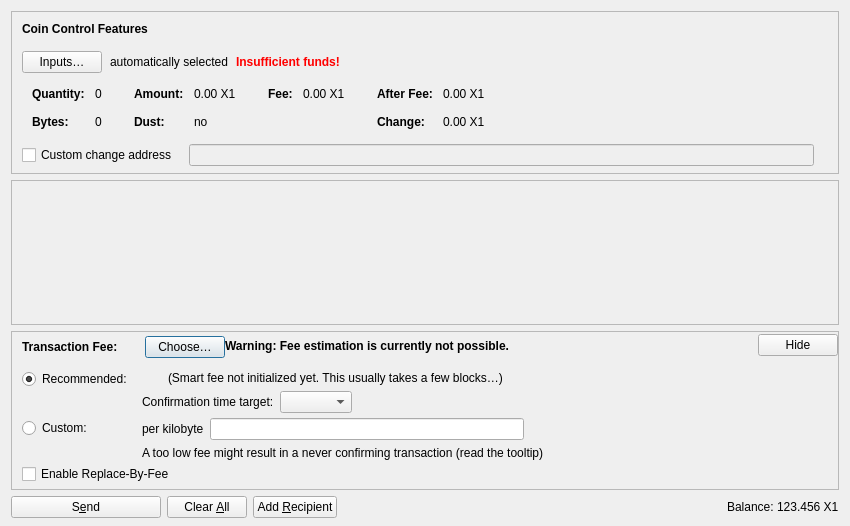
<?xml version="1.0" encoding="UTF-8"?>
<ui version="4.0">
 <class>SendCoinsDialog</class>
 <widget class="QDialog" name="SendCoinsDialog">
  <property name="geometry">
   <rect>
    <x>0</x>
    <y>0</y>
    <width>850</width>
    <height>526</height>
   </rect>
  </property>
  <property name="windowTitle">
   <string>Send Coins</string>
  </property>
  <layout class="QVBoxLayout" name="verticalLayout" stretch="0,1,0,0">
   <property name="bottomMargin">
    <number>8</number>
   </property>
   <item>
    <widget class="QFrame" name="frameCoinControl">
     <property name="sizePolicy">
      <sizepolicy hsizetype="Expanding" vsizetype="Expanding">
       <horstretch>0</horstretch>
       <verstretch>0</verstretch>
      </sizepolicy>
     </property>
     <property name="maximumSize">
      <size>
       <width>16777215</width>
       <height>16777215</height>
      </size>
     </property>
     <property name="frameShape">
      <enum>QFrame::StyledPanel</enum>
     </property>
     <property name="frameShadow">
      <enum>QFrame::Sunken</enum>
     </property>
     <layout class="QVBoxLayout" name="verticalLayoutCoinControl2">
      <property name="spacing">
       <number>0</number>
      </property>
      <property name="leftMargin">
       <number>0</number>
      </property>
      <property name="topMargin">
       <number>0</number>
      </property>
      <property name="rightMargin">
       <number>0</number>
      </property>
      <property name="bottomMargin">
       <number>6</number>
      </property>
      <item>
       <layout class="QVBoxLayout" name="verticalLayoutCoinControl" stretch="0,0,0,0,1">
        <property name="spacing">
         <number>0</number>
        </property>
        <property name="leftMargin">
         <number>10</number>
        </property>
        <property name="topMargin">
         <number>10</number>
        </property>
        <item>
         <layout class="QHBoxLayout" name="horizontalLayoutCoinControl1">
          <property name="bottomMargin">
           <number>15</number>
          </property>
          <item>
           <widget class="QLabel" name="labelCoinControlFeatures">
            <property name="sizePolicy">
             <sizepolicy hsizetype="Preferred" vsizetype="Maximum">
              <horstretch>0</horstretch>
              <verstretch>0</verstretch>
             </sizepolicy>
            </property>
            <property name="font">
             <font>
              <weight>75</weight>
              <bold>true</bold>
             </font>
            </property>
            <property name="styleSheet">
             <string notr="true">font-weight:bold;</string>
            </property>
            <property name="text">
             <string>Coin Control Features</string>
            </property>
           </widget>
          </item>
         </layout>
        </item>
        <item>
         <layout class="QHBoxLayout" name="horizontalLayoutCoinControl2" stretch="0,0,0,0">
          <property name="spacing">
           <number>8</number>
          </property>
          <property name="bottomMargin">
           <number>10</number>
          </property>
          <item>
           <widget class="QPushButton" name="pushButtonCoinControl">
            <property name="styleSheet">
             <string notr="true"/>
            </property>
            <property name="text">
             <string>Inputs…</string>
            </property>
            <property name="autoDefault">
             <bool>false</bool>
            </property>
           </widget>
          </item>
          <item>
           <widget class="QLabel" name="labelCoinControlAutomaticallySelected">
            <property name="text">
             <string>automatically selected</string>
            </property>
            <property name="margin">
             <number>5</number>
            </property>
           </widget>
          </item>
          <item>
           <widget class="QLabel" name="labelCoinControlInsuffFunds">
            <property name="font">
             <font>
              <weight>75</weight>
              <bold>true</bold>
             </font>
            </property>
            <property name="styleSheet">
             <string notr="true">color:red;font-weight:bold;</string>
            </property>
            <property name="text">
             <string>Insufficient funds!</string>
            </property>
            <property name="margin">
             <number>5</number>
            </property>
           </widget>
          </item>
          <item>
           <spacer name="horizontalSpacerCoinControl">
            <property name="orientation">
             <enum>Qt::Horizontal</enum>
            </property>
            <property name="sizeHint" stdset="0">
             <size>
              <width>40</width>
              <height>1</height>
             </size>
            </property>
           </spacer>
          </item>
         </layout>
        </item>
        <item>
         <widget class="QWidget" name="widgetCoinControl" native="true">
          <property name="sizePolicy">
           <sizepolicy hsizetype="Preferred" vsizetype="Preferred">
            <horstretch>0</horstretch>
            <verstretch>0</verstretch>
           </sizepolicy>
          </property>
          <property name="minimumSize">
           <size>
            <width>0</width>
            <height>0</height>
           </size>
          </property>
          <property name="styleSheet">
           <string notr="true"/>
          </property>
          <layout class="QHBoxLayout" name="horizontalLayoutCoinControl5">
           <property name="leftMargin">
            <number>0</number>
           </property>
           <property name="topMargin">
            <number>0</number>
           </property>
           <property name="rightMargin">
            <number>0</number>
           </property>
           <property name="bottomMargin">
            <number>0</number>
           </property>
           <item>
            <layout class="QHBoxLayout" name="horizontalLayoutCoinControl3" stretch="0,0,0,1">
             <property name="spacing">
              <number>20</number>
             </property>
             <property name="topMargin">
              <number>0</number>
             </property>
             <property name="bottomMargin">
              <number>10</number>
             </property>
             <item>
              <layout class="QFormLayout" name="formLayoutCoinControl1">
               <property name="horizontalSpacing">
                <number>10</number>
               </property>
               <property name="verticalSpacing">
                <number>14</number>
               </property>
               <property name="leftMargin">
                <number>10</number>
               </property>
               <property name="topMargin">
                <number>4</number>
               </property>
               <property name="rightMargin">
                <number>6</number>
               </property>
               <item row="0" column="0">
                <widget class="QLabel" name="labelCoinControlQuantityText">
                 <property name="font">
                  <font>
                   <weight>75</weight>
                   <bold>true</bold>
                  </font>
                 </property>
                 <property name="text">
                  <string>Quantity:</string>
                 </property>
                 <property name="margin">
                  <number>0</number>
                 </property>
                </widget>
               </item>
               <item row="0" column="1">
                <widget class="QLabel" name="labelCoinControlQuantity">
                 <property name="cursor">
                  <cursorShape>IBeamCursor</cursorShape>
                 </property>
                 <property name="contextMenuPolicy">
                  <enum>Qt::ActionsContextMenu</enum>
                 </property>
                 <property name="text">
                  <string notr="true">0</string>
                 </property>
                 <property name="margin">
                  <number>0</number>
                 </property>
                 <property name="textInteractionFlags">
                  <set>Qt::LinksAccessibleByMouse|Qt::TextSelectableByKeyboard|Qt::TextSelectableByMouse</set>
                 </property>
                </widget>
               </item>
               <item row="1" column="0">
                <widget class="QLabel" name="labelCoinControlBytesText">
                 <property name="font">
                  <font>
                   <weight>75</weight>
                   <bold>true</bold>
                  </font>
                 </property>
                 <property name="text">
                  <string>Bytes:</string>
                 </property>
                </widget>
               </item>
               <item row="1" column="1">
                <widget class="QLabel" name="labelCoinControlBytes">
                 <property name="cursor">
                  <cursorShape>IBeamCursor</cursorShape>
                 </property>
                 <property name="contextMenuPolicy">
                  <enum>Qt::ActionsContextMenu</enum>
                 </property>
                 <property name="text">
                  <string notr="true">0</string>
                 </property>
                 <property name="textInteractionFlags">
                  <set>Qt::LinksAccessibleByMouse|Qt::TextSelectableByKeyboard|Qt::TextSelectableByMouse</set>
                 </property>
                </widget>
               </item>
              </layout>
             </item>
             <item>
              <layout class="QFormLayout" name="formLayoutCoinControl2">
               <property name="horizontalSpacing">
                <number>10</number>
               </property>
               <property name="verticalSpacing">
                <number>14</number>
               </property>
               <property name="leftMargin">
                <number>6</number>
               </property>
               <property name="topMargin">
                <number>4</number>
               </property>
               <property name="rightMargin">
                <number>6</number>
               </property>
               <item row="0" column="0">
                <widget class="QLabel" name="labelCoinControlAmountText">
                 <property name="font">
                  <font>
                   <weight>75</weight>
                   <bold>true</bold>
                  </font>
                 </property>
                 <property name="text">
                  <string>Amount:</string>
                 </property>
                 <property name="margin">
                  <number>0</number>
                 </property>
                </widget>
               </item>
               <item row="0" column="1">
                <widget class="QLabel" name="labelCoinControlAmount">
                 <property name="cursor">
                  <cursorShape>IBeamCursor</cursorShape>
                 </property>
                 <property name="contextMenuPolicy">
                  <enum>Qt::ActionsContextMenu</enum>
                 </property>
                 <property name="text">
                  <string notr="true">0.00 X1</string>
                 </property>
                 <property name="textInteractionFlags">
                  <set>Qt::LinksAccessibleByMouse|Qt::TextSelectableByKeyboard|Qt::TextSelectableByMouse</set>
                 </property>
                </widget>
               </item>
               <item row="1" column="0">
                <widget class="QLabel" name="labelCoinControlLowOutputText">
                 <property name="font">
                  <font>
                   <weight>75</weight>
                   <bold>true</bold>
                  </font>
                 </property>
                 <property name="text">
                  <string>Dust:</string>
                 </property>
                </widget>
               </item>
               <item row="1" column="1">
                <widget class="QLabel" name="labelCoinControlLowOutput">
                 <property name="cursor">
                  <cursorShape>IBeamCursor</cursorShape>
                 </property>
                 <property name="contextMenuPolicy">
                  <enum>Qt::ActionsContextMenu</enum>
                 </property>
                 <property name="text">
                  <string notr="true">no</string>
                 </property>
                 <property name="textInteractionFlags">
                  <set>Qt::LinksAccessibleByMouse|Qt::TextSelectableByKeyboard|Qt::TextSelectableByMouse</set>
                 </property>
                </widget>
               </item>
              </layout>
             </item>
             <item>
              <layout class="QFormLayout" name="formLayoutCoinControl3">
               <property name="horizontalSpacing">
                <number>10</number>
               </property>
               <property name="verticalSpacing">
                <number>14</number>
               </property>
               <property name="leftMargin">
                <number>6</number>
               </property>
               <property name="topMargin">
                <number>4</number>
               </property>
               <property name="rightMargin">
                <number>6</number>
               </property>
               <item row="0" column="0">
                <widget class="QLabel" name="labelCoinControlFeeText">
                 <property name="font">
                  <font>
                   <weight>75</weight>
                   <bold>true</bold>
                  </font>
                 </property>
                 <property name="text">
                  <string>Fee:</string>
                 </property>
                 <property name="margin">
                  <number>0</number>
                 </property>
                </widget>
               </item>
               <item row="0" column="1">
                <widget class="QLabel" name="labelCoinControlFee">
                 <property name="cursor">
                  <cursorShape>IBeamCursor</cursorShape>
                 </property>
                 <property name="contextMenuPolicy">
                  <enum>Qt::ActionsContextMenu</enum>
                 </property>
                 <property name="text">
                  <string notr="true">0.00 X1</string>
                 </property>
                 <property name="textInteractionFlags">
                  <set>Qt::LinksAccessibleByMouse|Qt::TextSelectableByKeyboard|Qt::TextSelectableByMouse</set>
                 </property>
                </widget>
               </item>
              </layout>
             </item>
             <item>
              <layout class="QFormLayout" name="formLayoutCoinControl4">
               <property name="horizontalSpacing">
                <number>10</number>
               </property>
               <property name="verticalSpacing">
                <number>14</number>
               </property>
               <property name="leftMargin">
                <number>6</number>
               </property>
               <property name="topMargin">
                <number>4</number>
               </property>
               <property name="rightMargin">
                <number>6</number>
               </property>
               <item row="0" column="0">
                <widget class="QLabel" name="labelCoinControlAfterFeeText">
                 <property name="font">
                  <font>
                   <weight>75</weight>
                   <bold>true</bold>
                  </font>
                 </property>
                 <property name="text">
                  <string>After Fee:</string>
                 </property>
                 <property name="margin">
                  <number>0</number>
                 </property>
                </widget>
               </item>
               <item row="0" column="1">
                <widget class="QLabel" name="labelCoinControlAfterFee">
                 <property name="cursor">
                  <cursorShape>IBeamCursor</cursorShape>
                 </property>
                 <property name="contextMenuPolicy">
                  <enum>Qt::ActionsContextMenu</enum>
                 </property>
                 <property name="text">
                  <string notr="true">0.00 X1</string>
                 </property>
                 <property name="textInteractionFlags">
                  <set>Qt::LinksAccessibleByMouse|Qt::TextSelectableByKeyboard|Qt::TextSelectableByMouse</set>
                 </property>
                </widget>
               </item>
               <item row="1" column="0">
                <widget class="QLabel" name="labelCoinControlChangeText">
                 <property name="font">
                  <font>
                   <weight>75</weight>
                   <bold>true</bold>
                  </font>
                 </property>
                 <property name="text">
                  <string>Change:</string>
                 </property>
                </widget>
               </item>
               <item row="1" column="1">
                <widget class="QLabel" name="labelCoinControlChange">
                 <property name="cursor">
                  <cursorShape>IBeamCursor</cursorShape>
                 </property>
                 <property name="contextMenuPolicy">
                  <enum>Qt::ActionsContextMenu</enum>
                 </property>
                 <property name="text">
                  <string notr="true">0.00 X1</string>
                 </property>
                 <property name="textInteractionFlags">
                  <set>Qt::LinksAccessibleByMouse|Qt::TextSelectableByKeyboard|Qt::TextSelectableByMouse</set>
                 </property>
                </widget>
               </item>
              </layout>
             </item>
            </layout>
           </item>
          </layout>
         </widget>
        </item>
        <item>
         <layout class="QHBoxLayout" name="horizontalLayoutCoinControl4" stretch="0,0,0">
          <property name="spacing">
           <number>12</number>
          </property>
          <property name="sizeConstraint">
           <enum>QLayout::SetDefaultConstraint</enum>
          </property>
          <property name="topMargin">
           <number>5</number>
          </property>
          <property name="rightMargin">
           <number>5</number>
          </property>
          <item>
           <widget class="QCheckBox" name="checkBoxCoinControlChange">
            <property name="toolTip">
             <string>If this is activated, but the change address is empty or invalid, change will be sent to a newly generated address.</string>
            </property>
            <property name="text">
             <string>Custom change address</string>
            </property>
           </widget>
          </item>
          <item>
           <widget class="QValidatedLineEdit" name="lineEditCoinControlChange">
            <property name="enabled">
             <bool>false</bool>
            </property>
            <property name="sizePolicy">
             <sizepolicy hsizetype="Expanding" vsizetype="Fixed">
              <horstretch>0</horstretch>
              <verstretch>0</verstretch>
             </sizepolicy>
            </property>
           </widget>
          </item>
          <item>
           <widget class="QLabel" name="labelCoinControlChangeLabel">
            <property name="sizePolicy">
             <sizepolicy hsizetype="Preferred" vsizetype="Expanding">
              <horstretch>0</horstretch>
              <verstretch>0</verstretch>
             </sizepolicy>
            </property>
            <property name="minimumSize">
             <size>
              <width>0</width>
              <height>0</height>
             </size>
            </property>
            <property name="text">
             <string/>
            </property>
            <property name="margin">
             <number>3</number>
            </property>
           </widget>
          </item>
         </layout>
        </item>
        <item>
         <spacer name="verticalSpacerCoinControl">
          <property name="orientation">
           <enum>Qt::Vertical</enum>
          </property>
          <property name="sizeHint" stdset="0">
           <size>
            <width>800</width>
            <height>1</height>
           </size>
          </property>
         </spacer>
        </item>
       </layout>
      </item>
     </layout>
    </widget>
   </item>
   <item>
    <widget class="QScrollArea" name="scrollArea">
     <property name="widgetResizable">
      <bool>true</bool>
     </property>
     <widget class="QWidget" name="scrollAreaWidgetContents">
      <property name="geometry">
       <rect>
        <x>0</x>
        <y>0</y>
        <width>830</width>
        <height>104</height>
       </rect>
      </property>
      <layout class="QVBoxLayout" name="verticalLayout_2" stretch="0,1">
       <property name="leftMargin">
        <number>0</number>
       </property>
       <property name="topMargin">
        <number>0</number>
       </property>
       <property name="rightMargin">
        <number>0</number>
       </property>
       <property name="bottomMargin">
        <number>0</number>
       </property>
       <item>
        <layout class="QVBoxLayout" name="entries">
         <property name="spacing">
          <number>6</number>
         </property>
        </layout>
       </item>
       <item>
        <spacer name="verticalSpacer">
         <property name="orientation">
          <enum>Qt::Vertical</enum>
         </property>
         <property name="sizeHint" stdset="0">
          <size>
           <width>20</width>
           <height>40</height>
          </size>
         </property>
        </spacer>
       </item>
      </layout>
     </widget>
    </widget>
   </item>
   <item>
    <widget class="QFrame" name="frameFee">
     <property name="sizePolicy">
      <sizepolicy hsizetype="Expanding" vsizetype="Expanding">
       <horstretch>0</horstretch>
       <verstretch>0</verstretch>
      </sizepolicy>
     </property>
     <property name="maximumSize">
      <size>
       <width>16777215</width>
       <height>16777215</height>
      </size>
     </property>
     <property name="frameShape">
      <enum>QFrame::StyledPanel</enum>
     </property>
     <property name="frameShadow">
      <enum>QFrame::Sunken</enum>
     </property>
     <layout class="QVBoxLayout" name="verticalLayoutFee1">
      <property name="spacing">
       <number>0</number>
      </property>
      <property name="leftMargin">
       <number>0</number>
      </property>
      <property name="topMargin">
       <number>0</number>
      </property>
      <property name="rightMargin">
       <number>0</number>
      </property>
      <property name="bottomMargin">
       <number>0</number>
      </property>
      <item>
       <layout class="QVBoxLayout" name="verticalLayoutFee2" stretch="0,0,0">
        <property name="spacing">
         <number>0</number>
        </property>
        <property name="leftMargin">
         <number>10</number>
        </property>
        <property name="topMargin">
         <number>0</number>
        </property>
        <item>
         <layout class="QHBoxLayout" name="horizontalLayoutFee1">
          <property name="bottomMargin">
           <number>0</number>
          </property>
          <item>
           <layout class="QVBoxLayout" name="verticalLayoutFee7">
            <property name="spacing">
             <number>0</number>
            </property>
            <item>
             <spacer name="verticalSpacerSmartFee">
              <property name="orientation">
               <enum>Qt::Vertical</enum>
              </property>
              <property name="sizeType">
               <enum>QSizePolicy::Fixed</enum>
              </property>
              <property name="sizeHint" stdset="0">
               <size>
                <width>1</width>
                <height>4</height>
               </size>
              </property>
             </spacer>
            </item>
            <item>
             <layout class="QHBoxLayout" name="horizontalLayoutSmartFee">
              <property name="spacing">
               <number>10</number>
              </property>
              <item>
               <widget class="QLabel" name="labelFeeHeadline">
                <property name="sizePolicy">
                 <sizepolicy hsizetype="Preferred" vsizetype="Maximum">
                  <horstretch>0</horstretch>
                  <verstretch>0</verstretch>
                 </sizepolicy>
                </property>
                <property name="font">
                 <font>
                  <weight>75</weight>
                  <bold>true</bold>
                 </font>
                </property>
                <property name="styleSheet">
                 <string notr="true">font-weight:bold;</string>
                </property>
                <property name="text">
                 <string>Transaction Fee:</string>
                </property>
               </widget>
              </item>
              <item>
               <widget class="QLabel" name="labelFeeMinimized">
                <property name="text">
                 <string/>
                </property>
               </widget>
              </item>
              <item>
               <widget class="QPushButton" name="buttonChooseFee">
                <property name="text">
                 <string>Choose…</string>
                </property>
               </widget>
              </item>
             </layout>
            </item>
            <item>
             <spacer name="verticalSpacer_5">
              <property name="orientation">
               <enum>Qt::Vertical</enum>
              </property>
              <property name="sizeHint" stdset="0">
               <size>
                <width>1</width>
                <height>1</height>
               </size>
              </property>
             </spacer>
            </item>
           </layout>
          </item>
          <item>
           <widget class="QLabel" name="fallbackFeeWarningLabel">
            <property name="toolTip">
             <string>Using the fallbackfee can result in sending a transaction that will take several hours or days (or never) to confirm. Consider choosing your fee manually or wait until you have validated the complete chain.</string>
            </property>
            <property name="font">
            <font>
                <weight>75</weight>
                <bold>true</bold>
            </font>
            </property>
            <property name="text">
             <string>Warning: Fee estimation is currently not possible.</string>
            </property>
            <property name="wordWrap">
             <bool>false</bool>
            </property>
           </widget>
          </item>
          <item>
           <spacer name="horizontalSpacer_4">
            <property name="orientation">
             <enum>Qt::Horizontal</enum>
            </property>
            <property name="sizeType">
             <enum>QSizePolicy::MinimumExpanding</enum>
            </property>
            <property name="sizeHint" stdset="0">
             <size>
              <width>40</width>
              <height>20</height>
             </size>
            </property>
           </spacer>
          </item>
          <item>
           <widget class="QPushButton" name="buttonMinimizeFee">
            <property name="toolTip">
             <string>Hide transaction fee settings</string>
            </property>
            <property name="text">
             <string>Hide</string>
            </property>
           </widget>
          </item>
         </layout>
        </item>
        <item>
         <widget class="QFrame" name="frameFeeSelection">
          <layout class="QVBoxLayout" name="verticalLayoutFee12">
           <property name="spacing">
            <number>0</number>
           </property>
           <property name="leftMargin">
            <number>0</number>
           </property>
           <property name="topMargin">
            <number>0</number>
           </property>
           <property name="rightMargin">
            <number>0</number>
           </property>
           <property name="bottomMargin">
            <number>0</number>
           </property>
           <item>
            <layout class="QGridLayout" name="gridLayoutFee">
             <property name="topMargin">
              <number>10</number>
             </property>
             <property name="bottomMargin">
              <number>4</number>
             </property>
             <property name="horizontalSpacing">
              <number>10</number>
             </property>
             <property name="verticalSpacing">
              <number>4</number>
             </property>
             <item row="1" column="1">
              <layout class="QVBoxLayout" name="verticalLayoutFee8">
               <property name="spacing">
                <number>6</number>
               </property>
               <item>
                <layout class="QHBoxLayout" name="horizontalLayoutFee13">
                 <item>
                  <widget class="QLabel" name="labelCustomPerKilobyte">
                   <property name="toolTip">
                    <string>Specify a custom fee per kB (1,000 bytes) of the transaction's virtual size.

Note:  Since the fee is calculated on a per-byte basis, a fee rate of "100 satoshis per kvB" for a transaction size of 500 virtual bytes (half of 1 kvB) would ultimately yield a fee of only 50 satoshis.</string>
                   </property>
                   <property name="text">
                    <string>per kilobyte</string>
                   </property>
                  </widget>
                 </item>
                 <item>
                  <widget class="X1coinAmountField" name="customFee"/>
                 </item>
                 <item>
                  <spacer name="horizontalSpacer_6">
                   <property name="orientation">
                    <enum>Qt::Horizontal</enum>
                   </property>
                   <property name="sizeHint" stdset="0">
                    <size>
                     <width>1</width>
                     <height>1</height>
                    </size>
                   </property>
                  </spacer>
                 </item>
                </layout>
               </item>
               <item>
                <layout class="QHBoxLayout" name="horizontalLayoutFee8">
                 <item>
                  <widget class="QLabel" name="labelCustomFeeWarning">
                   <property name="enabled">
                    <bool>true</bool>
                   </property>
                   <property name="toolTip">
                    <string>When there is less transaction volume than space in the blocks, miners as well as relaying nodes may enforce a minimum fee. Paying only this minimum fee is just fine, but be aware that this can result in a never confirming transaction once there is more demand for x1coin transactions than the network can process.</string>
                   </property>
                   <property name="text">
                    <string>A too low fee might result in a never confirming transaction (read the tooltip)</string>
                   </property>
                  </widget>
                 </item>
                 <item>
                  <spacer name="horizontalSpacer_2">
                   <property name="orientation">
                    <enum>Qt::Horizontal</enum>
                   </property>
                   <property name="sizeHint" stdset="0">
                    <size>
                     <width>1</width>
                     <height>1</height>
                    </size>
                   </property>
                  </spacer>
                 </item>
                </layout>
               </item>
              </layout>
             </item>
             <item row="0" column="0">
              <layout class="QVBoxLayout" name="verticalLayoutFee4" stretch="0,1">
               <item>
                <widget class="QRadioButton" name="radioSmartFee">
                 <property name="text">
                  <string>Recommended:</string>
                 </property>
                 <property name="checked">
                  <bool>true</bool>
                 </property>
                 <attribute name="buttonGroup">
                  <string notr="true">groupFee</string>
                 </attribute>
                </widget>
               </item>
               <item>
                <spacer name="verticalSpacer_2">
                 <property name="orientation">
                  <enum>Qt::Vertical</enum>
                 </property>
                 <property name="sizeHint" stdset="0">
                  <size>
                   <width>1</width>
                   <height>1</height>
                  </size>
                 </property>
                </spacer>
               </item>
              </layout>
             </item>
             <item row="1" column="0">
              <layout class="QVBoxLayout" name="verticalLayoutFee9" stretch="0,1">
               <item>
                <widget class="QRadioButton" name="radioCustomFee">
                 <property name="text">
                  <string>Custom:</string>
                 </property>
                 <attribute name="buttonGroup">
                  <string notr="true">groupFee</string>
                 </attribute>
                </widget>
               </item>
               <item>
                <spacer name="verticalSpacer_6">
                 <property name="orientation">
                  <enum>Qt::Vertical</enum>
                 </property>
                 <property name="sizeHint" stdset="0">
                  <size>
                   <width>1</width>
                   <height>1</height>
                  </size>
                 </property>
                </spacer>
               </item>
              </layout>
             </item>
             <item row="0" column="1">
              <layout class="QVBoxLayout" name="verticalLayoutFee3" stretch="0,0,1">
               <property name="spacing">
                <number>6</number>
               </property>
               <property name="topMargin">
                <number>2</number>
               </property>
               <item>
                <layout class="QHBoxLayout" name="horizontalLayoutFee12">
                 <item>
                  <widget class="QLabel" name="labelSmartFee">
                   <property name="text">
                    <string/>
                   </property>
                  </widget>
                 </item>
                 <item>
                  <widget class="QLabel" name="labelFeeEstimation">
                   <property name="text">
                    <string/>
                   </property>
                  </widget>
                 </item>
                 <item>
                  <widget class="QLabel" name="labelSmartFee2">
                   <property name="text">
                    <string>(Smart fee not initialized yet. This usually takes a few blocks…)</string>
                   </property>
                  </widget>
                 </item>
                 <item>
                  <spacer name="horizontalSpacer_5">
                   <property name="orientation">
                    <enum>Qt::Horizontal</enum>
                   </property>
                   <property name="sizeHint" stdset="0">
                    <size>
                     <width>1</width>
                     <height>1</height>
                    </size>
                   </property>
                  </spacer>
                 </item>
                </layout>
               </item>
               <item>
                <layout class="QHBoxLayout" name="horizontalLayoutFee9">
                 <item>
                  <layout class="QVBoxLayout" name="verticalLayoutFee6">
                   <item>
                    <widget class="QLabel" name="labelSmartFee3">
                     <property name="text">
                      <string>Confirmation time target:</string>
                     </property>
                    </widget>
                   </item>
                  </layout>
                 </item>
                 <item>
                  <layout class="QVBoxLayout" name="verticalLayoutFee5">
                   <property name="rightMargin">
                    <number>30</number>
                   </property>
                   <item>
                    <layout class="QHBoxLayout" name="horizontalLayoutConfTarget">
                     <property name="bottomMargin">
                      <number>0</number>
                     </property>
                     <item>
                      <widget class="QComboBox" name="confTargetSelector"/>
                     </item>
                     <item>
                      <spacer name="horizontalSpacerConfTarget">
                       <property name="orientation">
                        <enum>Qt::Horizontal</enum>
                       </property>
                       <property name="sizeHint" stdset="0">
                        <size>
                         <width>40</width>
                         <height>20</height>
                        </size>
                       </property>
                      </spacer>
                     </item>
                    </layout>
                   </item>
                  </layout>
                 </item>
                </layout>
               </item>
               <item>
                <spacer name="verticalSpacer_4">
                 <property name="orientation">
                  <enum>Qt::Vertical</enum>
                 </property>
                 <property name="sizeHint" stdset="0">
                  <size>
                   <width>1</width>
                   <height>1</height>
                  </size>
                 </property>
                </spacer>
               </item>
              </layout>
             </item>
            </layout>
           </item>
           <item>
            <widget class="QCheckBox" name="optInRBF">
             <property name="text">
              <string>Enable Replace-By-Fee</string>
             </property>
             <property name="toolTip">
              <string>With Replace-By-Fee (BIP-125) you can increase a transaction's fee after it is sent. Without this, a higher fee may be recommended to compensate for increased transaction delay risk.</string>
             </property>
            </widget>
           </item>
          </layout>
         </widget>
        </item>
        <item>
         <spacer name="verticalSpacerFee">
          <property name="orientation">
           <enum>Qt::Vertical</enum>
          </property>
          <property name="sizeHint" stdset="0">
           <size>
            <width>40</width>
            <height>5</height>
           </size>
          </property>
         </spacer>
        </item>
       </layout>
      </item>
     </layout>
    </widget>
   </item>
   <item>
    <layout class="QHBoxLayout" name="horizontalLayout">
     <item>
      <widget class="QPushButton" name="sendButton">
       <property name="minimumSize">
        <size>
         <width>150</width>
         <height>0</height>
        </size>
       </property>
       <property name="toolTip">
        <string>Confirm the send action</string>
       </property>
       <property name="text">
        <string>S&amp;end</string>
       </property>
       <property name="icon">
        <iconset resource="../x1coin.qrc">
         <normaloff>:/icons/send</normaloff>:/icons/send</iconset>
       </property>
       <property name="autoDefault">
        <bool>false</bool>
       </property>
       <property name="default">
        <bool>false</bool>
       </property>
      </widget>
     </item>
     <item>
      <widget class="QPushButton" name="clearButton">
       <property name="sizePolicy">
        <sizepolicy hsizetype="Minimum" vsizetype="Fixed">
         <horstretch>0</horstretch>
         <verstretch>0</verstretch>
        </sizepolicy>
       </property>
       <property name="toolTip">
        <string>Clear all fields of the form.</string>
       </property>
       <property name="text">
        <string>Clear &amp;All</string>
       </property>
       <property name="icon">
        <iconset resource="../x1coin.qrc">
         <normaloff>:/icons/remove</normaloff>:/icons/remove</iconset>
       </property>
       <property name="autoDefault">
        <bool>false</bool>
       </property>
      </widget>
     </item>
     <item>
      <widget class="QPushButton" name="addButton">
       <property name="toolTip">
        <string>Send to multiple recipients at once</string>
       </property>
       <property name="text">
        <string>Add &amp;Recipient</string>
       </property>
       <property name="icon">
        <iconset resource="../x1coin.qrc">
         <normaloff>:/icons/add</normaloff>:/icons/add</iconset>
       </property>
       <property name="autoDefault">
        <bool>false</bool>
       </property>
      </widget>
     </item>
     <item>
      <spacer name="horizontalSpacer">
       <property name="orientation">
        <enum>Qt::Horizontal</enum>
       </property>
       <property name="sizeHint" stdset="0">
        <size>
         <width>40</width>
         <height>20</height>
        </size>
       </property>
      </spacer>
     </item>
     <item>
      <layout class="QHBoxLayout" name="horizontalLayout_2">
       <property name="spacing">
        <number>3</number>
       </property>
       <item>
        <widget class="QLabel" name="labelBalanceName">
         <property name="sizePolicy">
          <sizepolicy hsizetype="Preferred" vsizetype="Fixed">
           <horstretch>0</horstretch>
           <verstretch>0</verstretch>
          </sizepolicy>
         </property>
         <property name="text">
          <string>Balance:</string>
         </property>
        </widget>
       </item>
       <item>
        <widget class="QLabel" name="labelBalance">
         <property name="sizePolicy">
          <sizepolicy hsizetype="Preferred" vsizetype="Fixed">
           <horstretch>0</horstretch>
           <verstretch>0</verstretch>
          </sizepolicy>
         </property>
         <property name="cursor">
          <cursorShape>IBeamCursor</cursorShape>
         </property>
         <property name="text">
          <string notr="true">123.456 X1</string>
         </property>
         <property name="textInteractionFlags">
          <set>Qt::LinksAccessibleByMouse|Qt::TextSelectableByKeyboard|Qt::TextSelectableByMouse</set>
         </property>
        </widget>
       </item>
      </layout>
     </item>
    </layout>
   </item>
  </layout>
 </widget>
 <customwidgets>
  <customwidget>
   <class>QValidatedLineEdit</class>
   <extends>QLineEdit</extends>
   <header>qt/qvalidatedlineedit.h</header>
  </customwidget>
  <customwidget>
   <class>X1coinAmountField</class>
   <extends>QLineEdit</extends>
   <header>qt/x1coinamountfield.h</header>
   <container>1</container>
  </customwidget>
 </customwidgets>
 <resources>
  <include location="../x1coin.qrc"/>
 </resources>
 <connections/>
 <buttongroups>
  <buttongroup name="groupFee"/>
 </buttongroups>
</ui>
